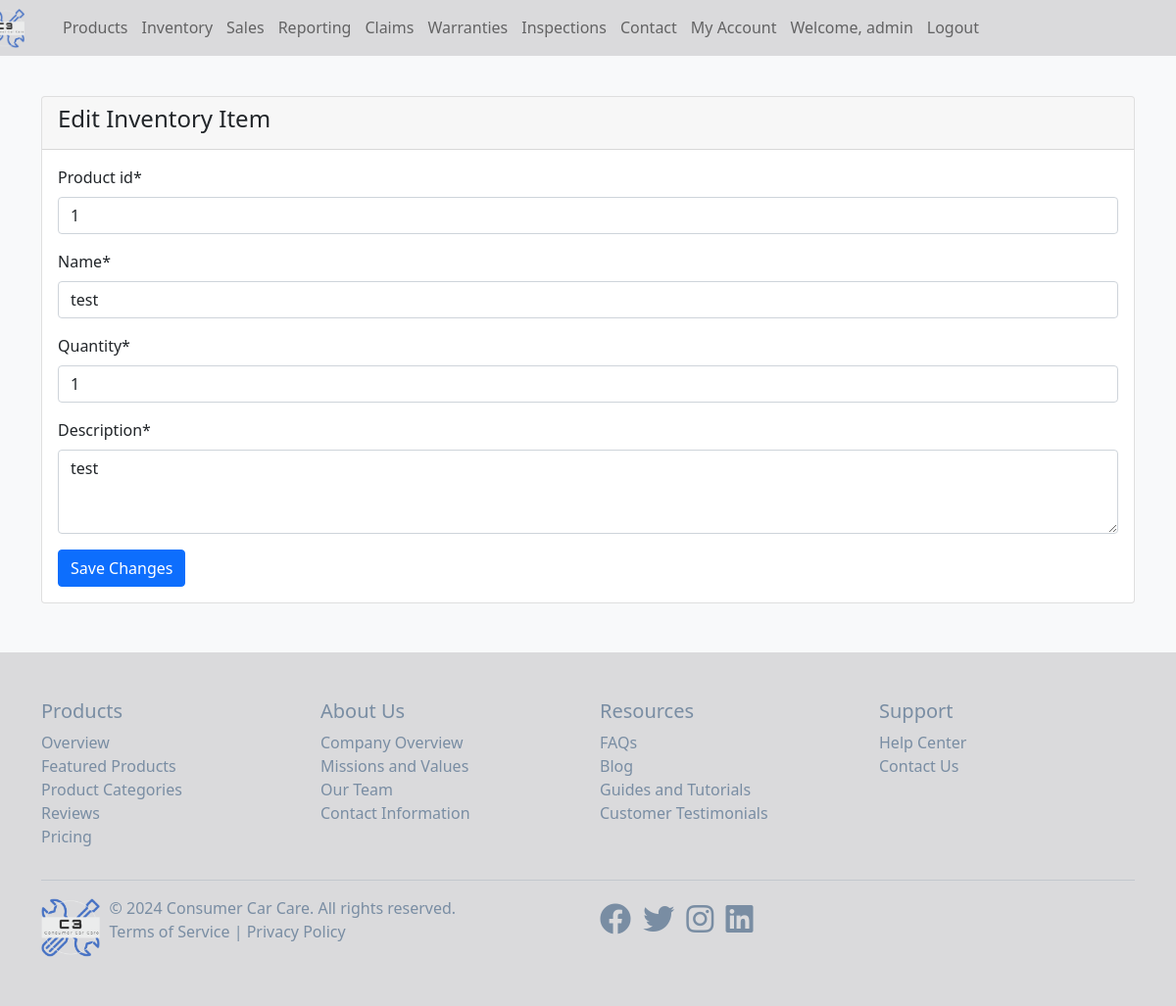
Before: /inventory/1/update/ (signed in) with the older database file.
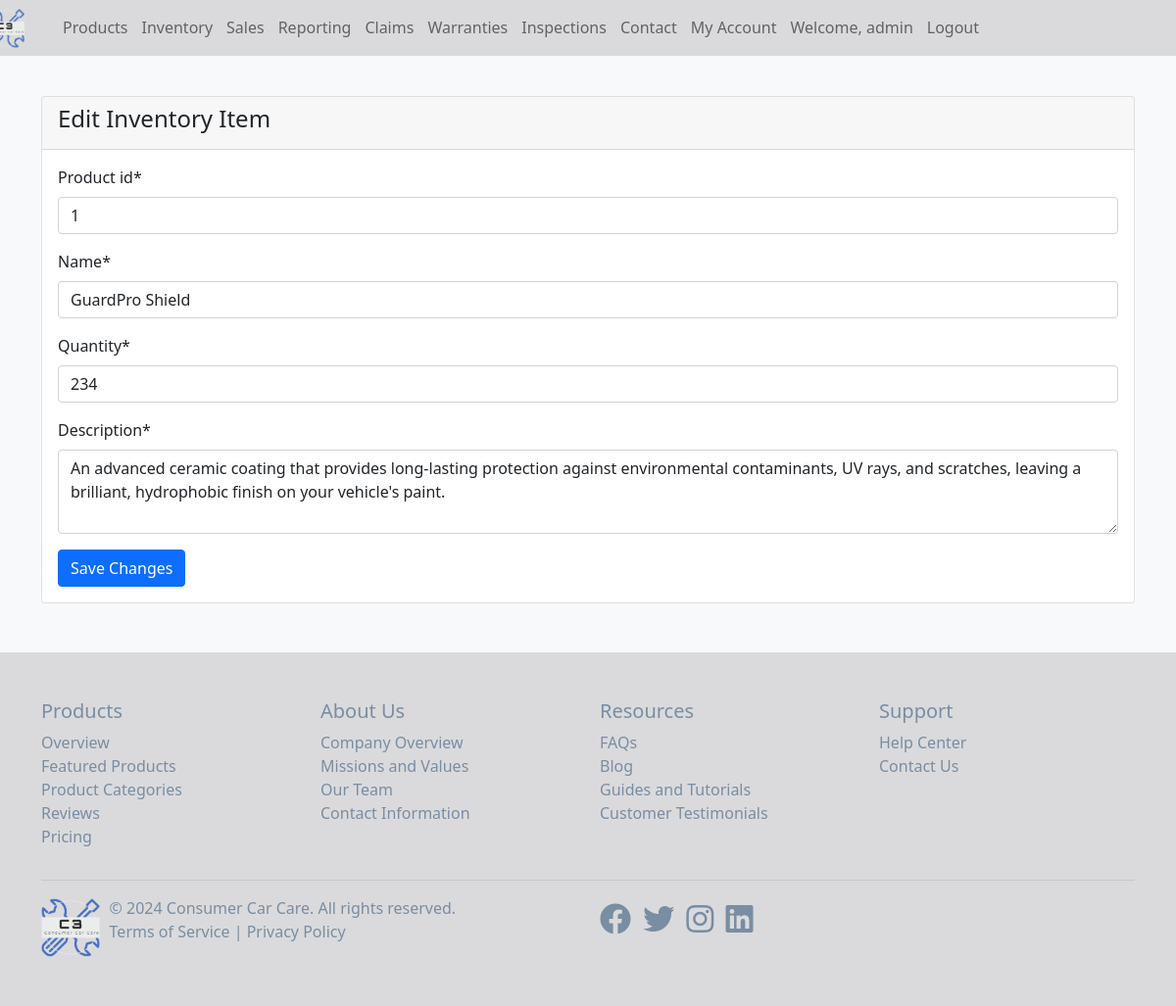
After: the same page with the newer database file.
### main_app/models.py (models this page shows, shortened)
class Inventory(models.Model):
    product_id = models.CharField(max_length=20, unique=True)
    name = models.CharField(max_length=100)
    quantity = models.PositiveIntegerField()
    description = models.TextField()

### main_app/views.py (the view)
# urls.py: path('inventory/<int:item_id>/update/', views.update_inventory, name='update_inventory'),
@login_required
def update_inventory(request, item_id):
    item = get_object_or_404(Inventory, id=item_id)
    if request.method == 'POST':
        form = InventoryForm(request.POST, instance=item)
        if form.is_valid():
            form.save()
            return redirect('inventory')
    else:
        form = InventoryForm(instance=item)
    context = {
        'form': form,
        'item': item,
    }
    return render(request, 'main_app/edit_inventory.html', context)

### main_app/forms.py
class InventoryForm(forms.ModelForm):
    class Meta:
        model = Inventory
        fields = ['product_id', 'name', 'quantity', 'description']
        widgets = {
            'description': forms.Textarea(attrs={'rows': 3}),
        }

### main_app/templates/main_app/edit_inventory.html (shortened to what this page needs)
{% extends 'main_app/base.html' %}
{% load crispy_forms_tags %}
{% block content %}
<div class="container mt-5">
    <div class="row">
        <div class="col-md-12">
            <div class="card">
                <div class="card-header">
                    <h4>Edit Inventory Item</h4>
                </div>
                <div class="card-body">
                    <form method="post">
                        {{ form|crispy }}
                        <button type="submit" class="btn btn-primary">Save Changes</button>
                    </form>
                </div>
            </div>
        </div>
    </div>
</div>
{% endblock %}

Changed rows visible on the page:
changed Inventory: name "test" → "GuardPro Shield"; quantity "1" → "234"; description "test" → "An advanced ceramic coating that provides long-lasting protection against environmental contaminants, UV rays, and scratches, leaving a brilliant, hydrophobic finish on your vehicle's paint."
